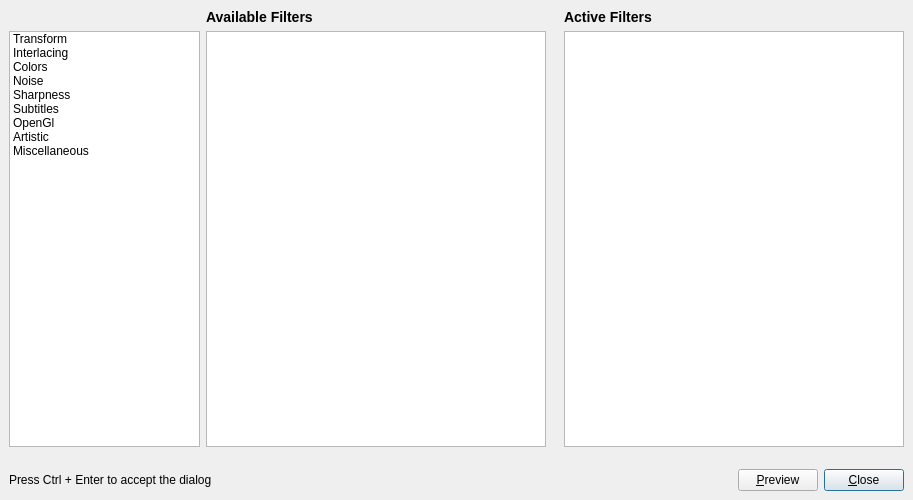
<?xml version="1.0" encoding="UTF-8"?>
<ui version="4.0">
 <class>mainFilterDialog</class>
 <widget class="QDialog" name="mainFilterDialog">
  <property name="geometry">
   <rect>
    <x>0</x>
    <y>0</y>
    <width>913</width>
    <height>500</height>
   </rect>
  </property>
  <property name="minimumSize">
   <size>
    <width>0</width>
    <height>0</height>
   </size>
  </property>
  <property name="windowTitle">
   <string>Video Filter Manager</string>
  </property>
  <layout class="QVBoxLayout">
   <property name="spacing">
    <number>6</number>
   </property>
   <property name="leftMargin">
    <number>9</number>
   </property>
   <property name="topMargin">
    <number>9</number>
   </property>
   <property name="rightMargin">
    <number>9</number>
   </property>
   <property name="bottomMargin">
    <number>9</number>
   </property>
   <item>
    <layout class="QGridLayout" name="listsGrid">
     <property name="leftMargin">
      <number>0</number>
     </property>
     <property name="topMargin">
      <number>0</number>
     </property>
     <property name="rightMargin">
      <number>0</number>
     </property>
     <property name="bottomMargin">
      <number>0</number>
     </property>
     <property name="spacing">
      <number>6</number>
     </property>
     <item row="1" column="5" rowspan="4" colspan="2">
      <widget class="QListWidget" name="listWidgetActive">
       <property name="sizePolicy">
        <sizepolicy hsizetype="Expanding" vsizetype="Expanding">
         <horstretch>0</horstretch>
         <verstretch>0</verstretch>
        </sizepolicy>
       </property>
       <property name="minimumSize">
        <size>
         <width>340</width>
         <height>360</height>
        </size>
       </property>
       <property name="spacing">
        <number>2</number>
       </property>
      </widget>
     </item>
     <item row="1" column="0" rowspan="4" colspan="2">
      <widget class="QListWidget" name="listFilterCategory">
       <property name="sizePolicy">
        <sizepolicy hsizetype="Fixed" vsizetype="Expanding">
         <horstretch>0</horstretch>
         <verstretch>0</verstretch>
        </sizepolicy>
       </property>
       <property name="minimumSize">
        <size>
         <width>100</width>
         <height>360</height>
        </size>
       </property>
       <property name="selectionBehavior">
        <enum>QAbstractItemView::SelectRows</enum>
       </property>
       <property name="iconSize">
        <size>
         <width>24</width>
         <height>24</height>
        </size>
       </property>
       <property name="resizeMode">
        <enum>QListView::Adjust</enum>
       </property>
       <property name="spacing">
        <number>3</number>
       </property>
       <property name="currentRow">
        <number>-1</number>
       </property>
       <item>
        <property name="text">
         <string>Transform</string>
        </property>
        <property name="icon">
         <iconset resource="filter.qrc">
          <normaloff>:/new/prefix1/common/ADM_icons/videoFilter/1.png</normaloff>:/new/prefix1/common/ADM_icons/videoFilter/1.png</iconset>
        </property>
       </item>
       <item>
        <property name="text">
         <string>Interlacing</string>
        </property>
        <property name="icon">
         <iconset resource="filter.qrc">
          <normaloff>:/new/prefix1/common/ADM_icons/videoFilter/2.png</normaloff>:/new/prefix1/common/ADM_icons/videoFilter/2.png</iconset>
        </property>
       </item>
       <item>
        <property name="text">
         <string>Colors</string>
        </property>
        <property name="icon">
         <iconset resource="filter.qrc">
          <normaloff>:/new/prefix1/common/ADM_icons/videoFilter/4.png</normaloff>:/new/prefix1/common/ADM_icons/videoFilter/4.png</iconset>
        </property>
       </item>
       <item>
        <property name="text">
         <string>Noise</string>
        </property>
        <property name="icon">
         <iconset resource="filter.qrc">
          <normaloff>:/new/prefix1/common/ADM_icons/videoFilter/5.png</normaloff>:/new/prefix1/common/ADM_icons/videoFilter/5.png</iconset>
        </property>
       </item>
       <item>
        <property name="text">
         <string>Sharpness</string>
        </property>
        <property name="icon">
         <iconset resource="filter.qrc">
          <normaloff>:/new/prefix1/common/ADM_icons/videoFilter/3.png</normaloff>:/new/prefix1/common/ADM_icons/videoFilter/3.png</iconset>
        </property>
       </item>
       <item>
        <property name="text">
         <string>Subtitles</string>
        </property>
        <property name="icon">
         <iconset resource="filter.qrc">
          <normaloff>:/new/prefix1/common/ADM_icons/videoFilter/7.png</normaloff>:/new/prefix1/common/ADM_icons/videoFilter/7.png</iconset>
        </property>
       </item>
       <item>
        <property name="text">
         <string>OpenGl</string>
        </property>
        <property name="icon">
         <iconset resource="filter.qrc">
          <normaloff>:/new/prefix1/common/ADM_icons/videoFilter/gl.png</normaloff>:/new/prefix1/common/ADM_icons/videoFilter/gl.png</iconset>
        </property>
       </item>
       <item>
        <property name="text">
         <string>Artistic</string>
        </property>
        <property name="icon">
         <iconset resource="filter.qrc">
          <normaloff>:/new/prefix1/common/ADM_icons/videoFilter/8.png</normaloff>:/new/prefix1/common/ADM_icons/videoFilter/8.png</iconset>
        </property>
       </item>
       <item>
        <property name="text">
         <string>Miscellaneous</string>
        </property>
        <property name="icon">
         <iconset resource="filter.qrc">
          <normaloff>:/new/prefix1/common/ADM_icons/videoFilter/6.png</normaloff>:/new/prefix1/common/ADM_icons/videoFilter/6.png</iconset>
        </property>
       </item>
      </widget>
     </item>
     <item row="0" column="2">
      <widget class="QLabel" name="labelAvailable">
       <property name="sizePolicy">
        <sizepolicy hsizetype="Preferred" vsizetype="Maximum">
         <horstretch>0</horstretch>
         <verstretch>0</verstretch>
        </sizepolicy>
       </property>
       <property name="text">
        <string>&lt;big&gt;&lt;b&gt;Available Filters&lt;/b&gt;&lt;/big&gt;</string>
       </property>
       <property name="textFormat">
        <enum>Qt::RichText</enum>
       </property>
      </widget>
     </item>
     <item row="1" column="4">
      <spacer name="listsSeparator">
       <property name="orientation">
        <enum>Qt::Horizontal</enum>
       </property>
       <property name="sizeType">
        <enum>QSizePolicy::Fixed</enum>
       </property>
       <property name="sizeHint" stdset="0">
        <size>
         <width>12</width>
         <height>20</height>
        </size>
       </property>
      </spacer>
     </item>
     <item row="0" column="5">
      <widget class="QLabel" name="labelActive">
       <property name="sizePolicy">
        <sizepolicy hsizetype="Preferred" vsizetype="Maximum">
         <horstretch>0</horstretch>
         <verstretch>0</verstretch>
        </sizepolicy>
       </property>
       <property name="text">
        <string>&lt;big&gt;&lt;b&gt;Active Filters&lt;/b&gt;&lt;/big&gt;</string>
       </property>
      </widget>
     </item>
     <item row="1" column="2" rowspan="4" colspan="2">
      <widget class="QListWidget" name="listWidgetAvailable">
       <property name="sizePolicy">
        <sizepolicy hsizetype="Expanding" vsizetype="Expanding">
         <horstretch>0</horstretch>
         <verstretch>0</verstretch>
        </sizepolicy>
       </property>
       <property name="minimumSize">
        <size>
         <width>340</width>
         <height>360</height>
        </size>
       </property>
       <property name="spacing">
        <number>2</number>
       </property>
      </widget>
     </item>
    </layout>
   </item>
   <item>
    <spacer name="bottomSpacer">
     <property name="orientation">
      <enum>Qt::Vertical</enum>
     </property>
     <property name="sizeType">
      <enum>QSizePolicy::Fixed</enum>
     </property>
     <property name="sizeHint" stdset="0">
      <size>
       <width>707</width>
       <height>16</height>
      </size>
     </property>
    </spacer>
   </item>
   <item>
    <layout class="QHBoxLayout" name="bottomBox">
     <property name="spacing">
      <number>6</number>
     </property>
     <property name="leftMargin">
      <number>0</number>
     </property>
     <property name="topMargin">
      <number>0</number>
     </property>
     <property name="rightMargin">
      <number>0</number>
     </property>
     <property name="bottomMargin">
      <number>0</number>
     </property>
     <item>
      <widget class="QLabel" name="labelAcceptHint">
       <property name="text">
        <string>Press Ctrl + Enter to accept the dialog</string>
       </property>
      </widget>
     </item>
     <item>
      <spacer name="bboxSpacer">
       <property name="orientation">
        <enum>Qt::Horizontal</enum>
       </property>
       <property name="sizeHint" stdset="0">
        <size>
         <width>40</width>
         <height>20</height>
        </size>
       </property>
      </spacer>
     </item>
     <item>
      <widget class="QPushButton" name="pushButtonPreview">
       <property name="text">
        <string>&amp;Preview</string>
       </property>
       <property name="icon">
        <iconset resource="filter.qrc">
         <normaloff>:/new/prefix1/common/ADM_icons/videoFilter/thumbnail.png</normaloff>:/new/prefix1/common/ADM_icons/videoFilter/thumbnail.png</iconset>
       </property>
      </widget>
     </item>
     <item>
      <widget class="QPushButton" name="buttonClose">
       <property name="text">
        <string>&amp;Close</string>
       </property>
       <property name="icon">
        <iconset resource="filter.qrc">
         <normaloff>:/new/prefix1/common/ADM_icons/videoFilter/close.png</normaloff>:/new/prefix1/common/ADM_icons/videoFilter/close.png</iconset>
       </property>
       <property name="default">
        <bool>true</bool>
       </property>
      </widget>
     </item>
    </layout>
   </item>
  </layout>
 </widget>
 <tabstops>
  <tabstop>listFilterCategory</tabstop>
  <tabstop>listWidgetAvailable</tabstop>
  <tabstop>listWidgetActive</tabstop>
  <tabstop>pushButtonPreview</tabstop>
  <tabstop>buttonClose</tabstop>
 </tabstops>
 <resources>
  <include location="filter.qrc"/>
 </resources>
 <connections/>
</ui>
